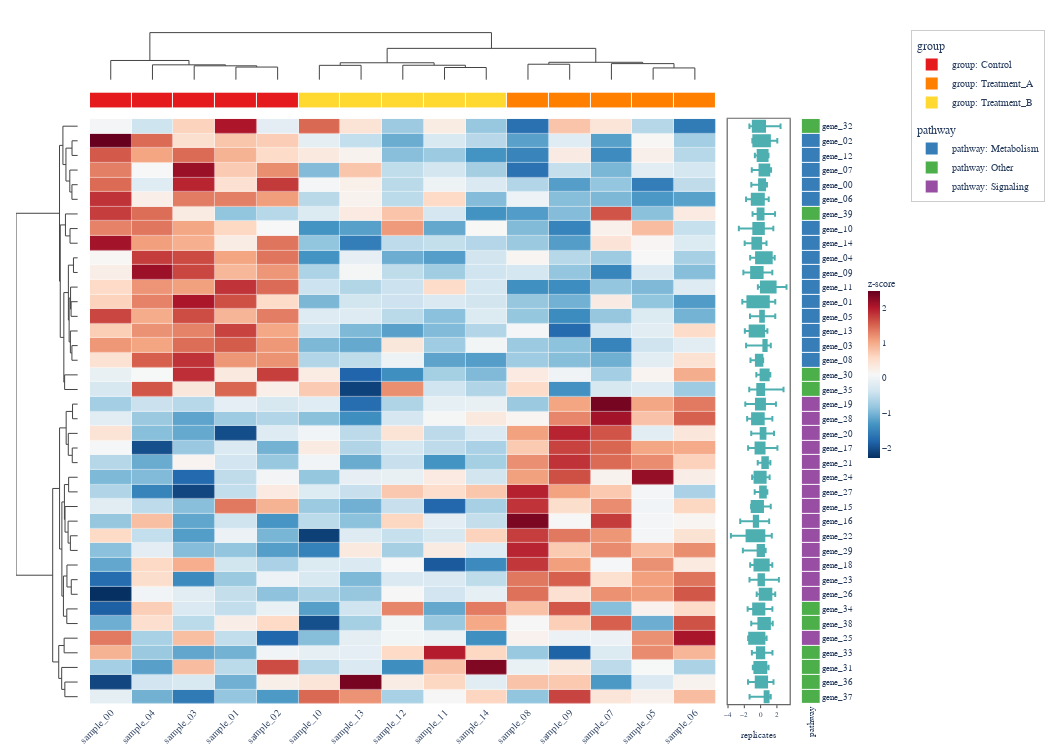

Notebook source saved alongside this figure:
### Code cell
# Cell 3 — Box-plot annotation (right, cool teal) + top categorical
box_data = rng.standard_normal((n_genes, 10))  # 10 replicates per gene

right_box = HeatmapAnnotation(
    replicates={"values": box_data, "type": "box", "color": "#4EAFB0"},
    pathway=["Metabolism"] * 15 + ["Signaling"] * 15 + ["Other"] * 10,
    which="row",
)

top_simple = HeatmapAnnotation(
    group=["Control"] * 5 + ["Treatment_A"] * 5 + ["Treatment_B"] * 5,
)

hm3 = ComplexHeatmap(
    df,
    top_annotation=top_simple,
    right_annotation=right_box,
    colorscale="RdBu_r",
    normalize="row",
    name="z-score",
    width=1050,
    height=750,
)
hm3.to_plotly()
